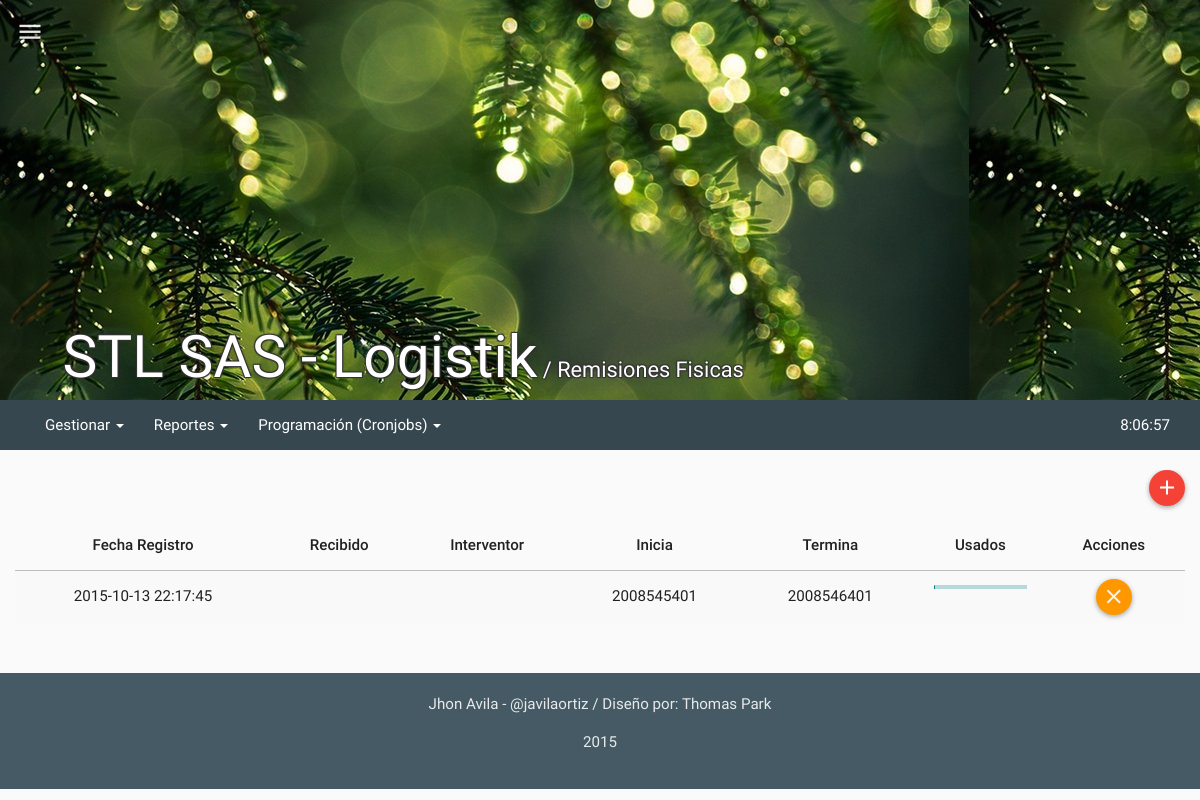
The page /mods/rfisicas/rfisicas.php (signed in) on the database as committed earlier.
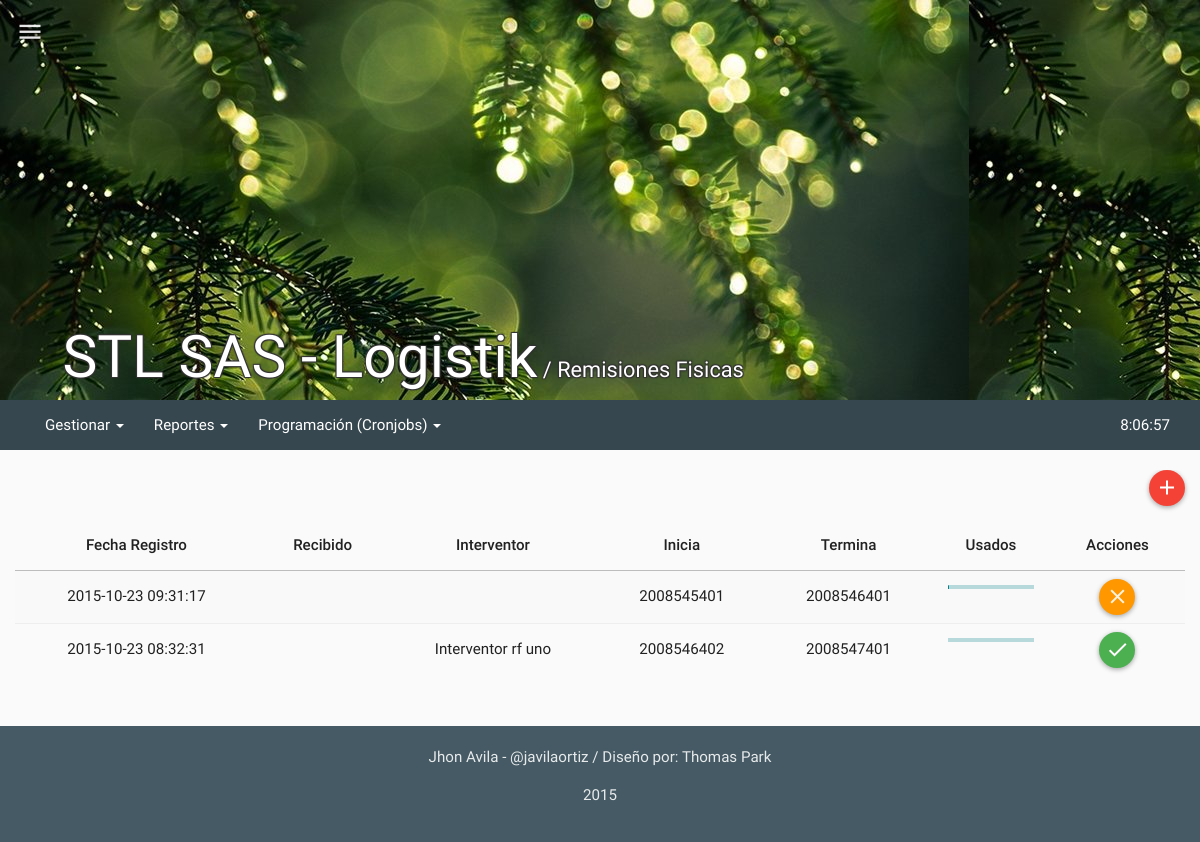
The same page on the database as committed later.
### tables this page shows
CREATE TABLE IF NOT EXISTS `tbl_remisiones_fisicas` (
  `rf_id` int(11) NOT NULL,
  `rf_interventor` varchar(60) NOT NULL,
  `rf_dig_ini` int(11) NOT NULL,
  `rf_dig_fin` int(11) NOT NULL,
  `rf_cant_usados` int(11) NOT NULL,
  `rf_timestamp` timestamp NOT NULL DEFAULT CURRENT_TIMESTAMP ON UPDATE CURRENT_TIMESTAMP,
  `rf_created` int(11) NOT NULL,
  `rf_estado` int(11) NOT NULL
);

### php/rfisicas.php (the view, shortened to what this page needs)
<?php
class rfisicas{
  function get_rfisicas(){
    $rt = new route();
    if(isset($_SESSION["ses_id"])){
      $qry='SELECT * FROM tbl_remisiones_fisicas ORDER BY rf_estado DESC ';
      $res = mysql_query($qry);
      $item =" ";
      $script ="<script>$(document).ready(function(){";
      while($row_res = mysql_fetch_assoc($res)) {
          $porcentaje=(($row_res["rf_cant_usados"]*100)/($row_res["rf_dig_fin"]-$row_res["rf_dig_ini"]));
          if ($row_res["rf_estado"]==1) {
            $btn = '<div id="act-button" style="display:" onclick="change(1, '.$row_res['rf_id'].')" class="btn btn-floating-mini btn-success" title="Activar Paquete"><i class="md  md-done"></i></div>
                  <div id="des-button" style="display:none" onclick="change(2, '.$row_res['rf_id'].')" class="btn btn-floating-mini btn-warning" title="Desactivar Paquete"><i class="md  md-close"></i></div>';
          }else{
            $btn = '<div id="act-button" style="display:none" onclick="change(1, '.$row_res['rf_id'].')" class="btn btn-floating-mini btn-success" title="Activar Paquete"><i class="md  md-done"></i></div>
                  <div id="des-button" style="display:" onclick="change(2, '.$row_res['rf_id'].')" class="btn btn-floating-mini btn-warning" title="Desactivar Paquete"><i class="md  md-close"></i></div>';
          }
        $item.='
              <tr>
                <td>'.$row_res["rf_timestamp"].'</td>
                <td>'.$row_res["rf_persona_entrega"].'</td>
                <td>'.$row_res["rf_interventor"].'</td>
                <td>'.$row_res["rf_dig_ini"].'</td>
                <td>'.$row_res["rf_dig_fin"].'</td>
                <td><div class="progress progress-striped active">
                      <div class="progress-bar" title="'.$row_res["rf_cant_usados"].'  ('.$porcentaje.'%)" style="width: '.$porcentaje.'%; height:10px;"></div>
                    </div>
                </td>
                <td>
                '.$btn.'
                </td>
              </tr>
        ';
        $script.='';
      }
      $script.='});</script>';
    }
    else{$rt->routing($rt->path("login"));}
    $html='
          <table class="table table-striped table-hover ">
            <thead>
              <tr>
                <th>Fecha Registro</th>
                <th>Recibido</th>
                <th>Interventor</th>
                <th>Inicia</th>
                <th>Termina</th>
                <th>Usados</th>
                <th>Acciones</th>
              </tr>
            </thead>
            <tbody>
              '.$item.'
            </tbody>
          </table>
    ';
    return $script.$html;
  }
}
?>

Rows that differ between the two databases and show on the page:
changed tbl_remisiones_fisicas (number 1 of 2 on the later page): rf_timestamp "2015-10-13 22:17:45" → "2015-10-23 09:31:17"
added tbl_remisiones_fisicas: rf_timestamp "2015-10-23 08:32:31", rf_interventor "Interventor rf uno", rf_dig_ini "2008546402", rf_dig_fin "2008547401"
